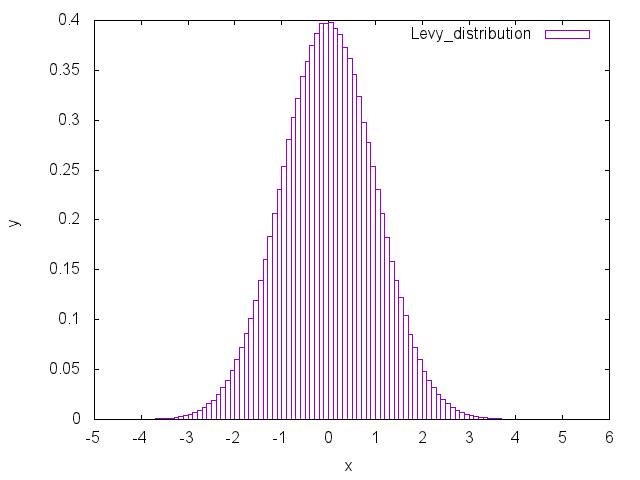

Write the gnuplot code that produced this figure.
width=0.001
bin(x,width)=width*floor(x/width)+width/2.0



plot "out.txt" using (bin($1,0.1)):(1.0)/100000 smooth frequency with boxes title "Levy\\_distribution"
set terminal png
set output "out.png"
replot
set terminal wxt